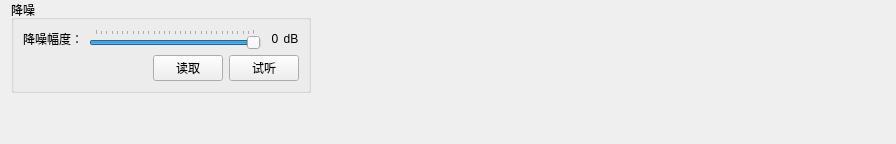
        <widget class="QWidget" name="tab_3">
         <attribute name="title">
          <string>NR</string>
         </attribute>
         <layout class="QHBoxLayout" name="horizontalLayout_15">
          <property name="topMargin">
           <number>0</number>
          </property>
          <item>
           <layout class="QVBoxLayout" name="verticalLayout_39">
            <item>
             <widget class="QGroupBox" name="groupBox_12">
              <property name="sizePolicy">
               <sizepolicy hsizetype="Fixed" vsizetype="Fixed">
                <horstretch>0</horstretch>
                <verstretch>0</verstretch>
               </sizepolicy>
              </property>
              <property name="minimumSize">
               <size>
                <width>300</width>
                <height>0</height>
               </size>
              </property>
              <property name="maximumSize">
               <size>
                <width>300</width>
                <height>16777215</height>
               </size>
              </property>
              <property name="title">
               <string>降噪</string>
              </property>
              <layout class="QVBoxLayout" name="verticalLayout_12">
               <item>
                <layout class="QGridLayout" name="gridLayout_41">
                 <property name="topMargin">
                  <number>0</number>
                 </property>
                 <item row="0" column="0">
                  <widget class="QLabel" name="label_15">
                   <property name="sizePolicy">
                    <sizepolicy hsizetype="Fixed" vsizetype="Preferred">
                     <horstretch>0</horstretch>
                     <verstretch>0</verstretch>
                    </sizepolicy>
                   </property>
                   <property name="text">
                    <string>降噪幅度：</string>
                   </property>
                  </widget>
                 </item>
                 <item row="0" column="1">
                  <widget class="QSlider" name="NoiseHorizontalSlider">
                   <property name="sizePolicy">
                    <sizepolicy hsizetype="Expanding" vsizetype="Fixed">
                     <horstretch>0</horstretch>
                     <verstretch>0</verstretch>
                    </sizepolicy>
                   </property>
                   <property name="minimum">
                    <number>-30</number>
                   </property>
                   <property name="maximum">
                    <number>0</number>
                   </property>
                   <property name="pageStep">
                    <number>1</number>
                   </property>
                   <property name="orientation">
                    <enum>Qt::Horizontal</enum>
                   </property>
                   <property name="tickPosition">
                    <enum>QSlider::TicksAbove</enum>
                   </property>
                  </widget>
                 </item>
                 <item row="0" column="2">
                  <layout class="QHBoxLayout" name="horizontalLayout_5">
                   <property name="spacing">
                    <number>0</number>
                   </property>
                   <property name="leftMargin">
                    <number>0</number>
                   </property>
                   <item>
                    <widget class="QLabel" name="NoiseNumberShowLabel">
                     <property name="sizePolicy">
                      <sizepolicy hsizetype="Fixed" vsizetype="Preferred">
                       <horstretch>0</horstretch>
                       <verstretch>0</verstretch>
                      </sizepolicy>
                     </property>
                     <property name="minimumSize">
                      <size>
                       <width>16</width>
                       <height>0</height>
                      </size>
                     </property>
                     <property name="maximumSize">
                      <size>
                       <width>16</width>
                       <height>16777215</height>
                      </size>
                     </property>
                     <property name="text">
                      <string>0</string>
                     </property>
                     <property name="alignment">
                      <set>Qt::AlignCenter</set>
                     </property>
                    </widget>
                   </item>
                   <item>
                    <widget class="QLabel" name="NoiseNumberShowLabel_2">
                     <property name="sizePolicy">
                      <sizepolicy hsizetype="Fixed" vsizetype="Preferred">
                       <horstretch>0</horstretch>
                       <verstretch>0</verstretch>
                      </sizepolicy>
                     </property>
                     <property name="minimumSize">
                      <size>
                       <width>16</width>
                       <height>0</height>
                      </size>
                     </property>
                     <property name="maximumSize">
                      <size>
                       <width>16</width>
                       <height>16777215</height>
                      </size>
                     </property>
                     <property name="text">
                      <string>dB</string>
                     </property>
                     <property name="alignment">
                      <set>Qt::AlignCenter</set>
                     </property>
                    </widget>
                   </item>
                  </layout>
                 </item>
                </layout>
               </item>
               <item>
                <layout class="QHBoxLayout" name="horizontalLayout_14"/>
               </item>
               <item>
                <layout class="QHBoxLayout" name="horizontalLayout_57">
                 <property name="topMargin">
                  <number>0</number>
                 </property>
                 <item>
                  <spacer name="horizontalSpacer_21">
                   <property name="orientation">
                    <enum>Qt::Horizontal</enum>
                   </property>
                   <property name="sizeHint" stdset="0">
                    <size>
                     <width>40</width>
                     <height>20</height>
                    </size>
                   </property>
                  </spacer>
                 </item>
                 <item>
                  <widget class="QPushButton" name="NRARGReadBtn">
                   <property name="sizePolicy">
                    <sizepolicy hsizetype="Fixed" vsizetype="Fixed">
                     <horstretch>0</horstretch>
                     <verstretch>0</verstretch>
                    </sizepolicy>
                   </property>
                   <property name="maximumSize">
                    <size>
                     <width>70</width>
                     <height>30</height>
                    </size>
                   </property>
                   <property name="text">
                    <string>读取</string>
                   </property>
                  </widget>
                 </item>
                 <item>
                  <widget class="QPushButton" name="NRARGWriteBtn">
                   <property name="sizePolicy">
                    <sizepolicy hsizetype="Fixed" vsizetype="Fixed">
                     <horstretch>0</horstretch>
                     <verstretch>0</verstretch>
                    </sizepolicy>
                   </property>
                   <property name="maximumSize">
                    <size>
                     <width>70</width>
                     <height>30</height>
                    </size>
                   </property>
                   <property name="text">
                    <string>试听</string>
                   </property>
                  </widget>
                 </item>
                </layout>
               </item>
              </layout>
             </widget>
            </item>
            <item>
             <spacer name="verticalSpacer_8">
              <property name="orientation">
               <enum>Qt::Vertical</enum>
              </property>
              <property name="sizeHint" stdset="0">
               <size>
                <width>20</width>
                <height>40</height>
               </size>
              </property>
             </spacer>
            </item>
           </layout>
          </item>
          <item>
           <spacer name="horizontalSpacer_20">
            <property name="orientation">
             <enum>Qt::Horizontal</enum>
            </property>
            <property name="sizeHint" stdset="0">
             <size>
              <width>574</width>
              <height>20</height>
             </size>
            </property>
           </spacer>
          </item>
         </layout>
        </widget>
